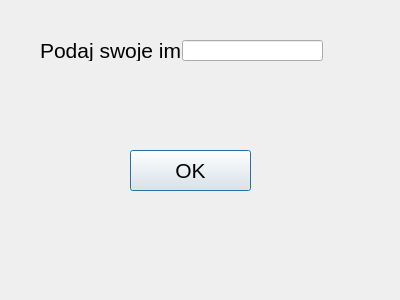
<?xml version="1.0" encoding="UTF-8"?>
<ui version="4.0">
 <class>Dialog</class>
 <widget class="QDialog" name="Dialog">
  <property name="geometry">
   <rect>
    <x>0</x>
    <y>0</y>
    <width>400</width>
    <height>300</height>
   </rect>
  </property>
  <property name="font">
   <font>
    <pointsize>16</pointsize>
   </font>
  </property>
  <property name="windowTitle">
   <string>Dialog</string>
  </property>
  <widget class="QLabel" name="label">
   <property name="geometry">
    <rect>
     <x>40</x>
     <y>40</y>
     <width>161</width>
     <height>21</height>
    </rect>
   </property>
   <property name="text">
    <string>Podaj swoje imię:</string>
   </property>
  </widget>
  <widget class="QLineEdit" name="nameEdit">
   <property name="geometry">
    <rect>
     <x>182</x>
     <y>40</y>
     <width>141</width>
     <height>21</height>
    </rect>
   </property>
  </widget>
  <widget class="QPushButton" name="okButton">
   <property name="geometry">
    <rect>
     <x>130</x>
     <y>150</y>
     <width>121</width>
     <height>41</height>
    </rect>
   </property>
   <property name="text">
    <string>OK</string>
   </property>
  </widget>
  <widget class="QLabel" name="nameLabel">
   <property name="geometry">
    <rect>
     <x>59</x>
     <y>220</y>
     <width>271</width>
     <height>20</height>
    </rect>
   </property>
   <property name="text">
    <string/>
   </property>
  </widget>
 </widget>
 <resources/>
 <connections/>
</ui>
